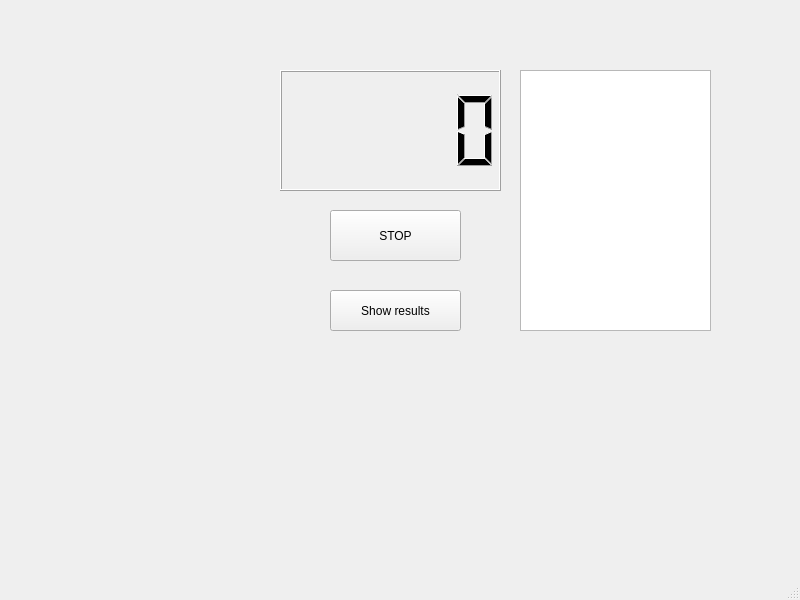
<?xml version="1.0" encoding="UTF-8"?>
<ui version="4.0">
 <class>MainWindow</class>
 <widget class="QMainWindow" name="MainWindow">
  <property name="geometry">
   <rect>
    <x>0</x>
    <y>0</y>
    <width>800</width>
    <height>600</height>
   </rect>
  </property>
  <property name="windowTitle">
   <string>MainWindow</string>
  </property>
  <widget class="QWidget" name="centralwidget">
   <widget class="QLCDNumber" name="lcdNumber">
    <property name="geometry">
     <rect>
      <x>280</x>
      <y>70</y>
      <width>221</width>
      <height>121</height>
     </rect>
    </property>
   </widget>
   <widget class="QPushButton" name="pushButton">
    <property name="geometry">
     <rect>
      <x>330</x>
      <y>210</y>
      <width>131</width>
      <height>51</height>
     </rect>
    </property>
    <property name="text">
     <string>STOP</string>
    </property>
   </widget>
   <widget class="QPushButton" name="pushButton_2">
    <property name="geometry">
     <rect>
      <x>330</x>
      <y>290</y>
      <width>131</width>
      <height>41</height>
     </rect>
    </property>
    <property name="text">
     <string>Show results</string>
    </property>
   </widget>
   <widget class="QTextEdit" name="textEdit">
    <property name="geometry">
     <rect>
      <x>520</x>
      <y>70</y>
      <width>191</width>
      <height>261</height>
     </rect>
    </property>
   </widget>
  </widget>
  <widget class="QMenuBar" name="menubar">
   <property name="geometry">
    <rect>
     <x>0</x>
     <y>0</y>
     <width>800</width>
     <height>21</height>
    </rect>
   </property>
  </widget>
  <widget class="QStatusBar" name="statusbar"/>
 </widget>
 <resources/>
 <connections/>
</ui>
